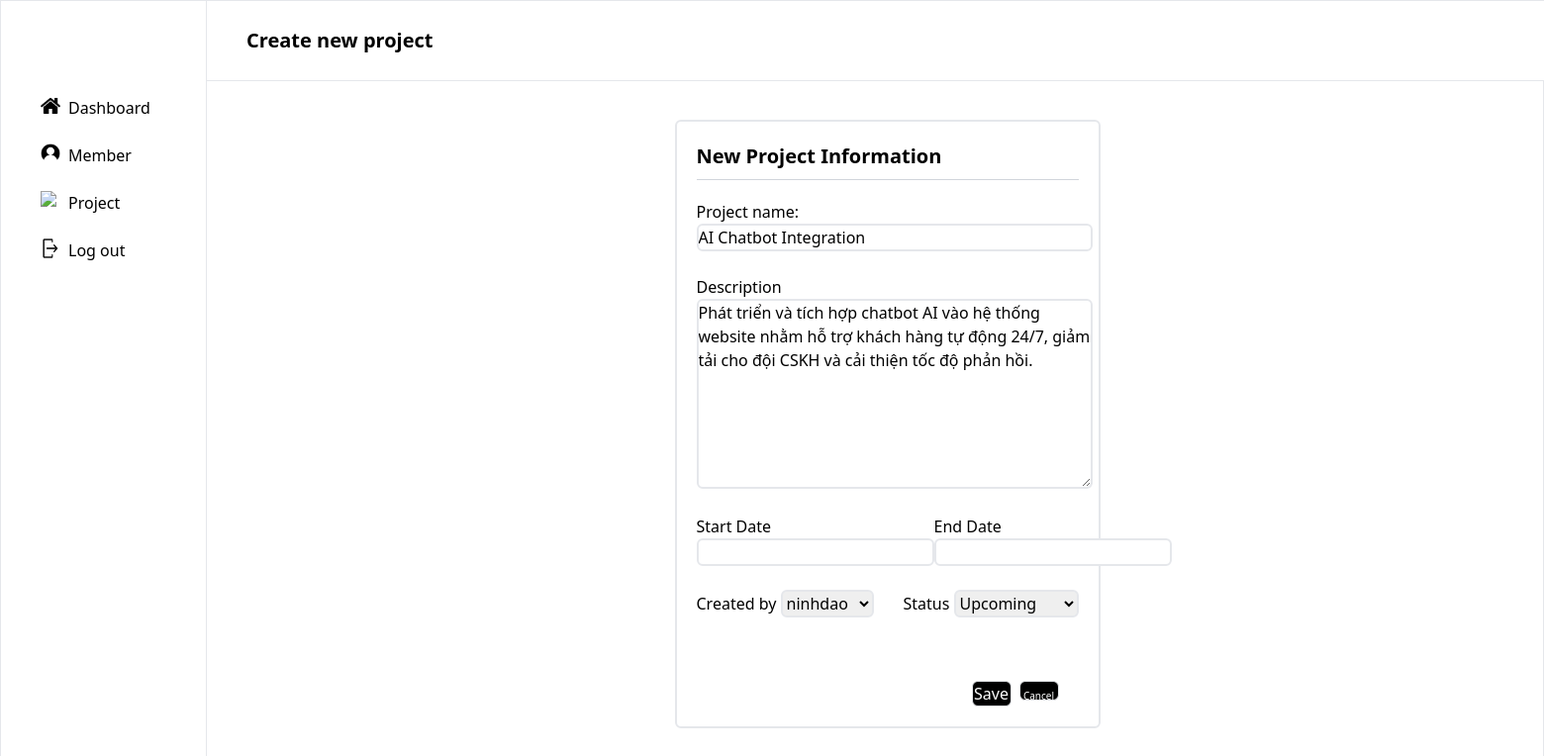
Page /update_project/2 on the committed database.
### main/models.py (models this page shows, shortened)
class Project(models.Model):
    status_dict = {
        'In processing': 'In processing',
        'Completed': 'Completed',
        'Upcoming': 'Upcoming'
    }
    project_id = models.AutoField(primary_key=True)
    project_name = models.CharField(max_length=100, blank=True, null=True)
    description = models.TextField(blank=True, null=True)
    start_date = models.DateTimeField(blank=True, null=True)
    end_date = models.DateTimeField(blank=True, null=True)
    created_by = models.ForeignKey(
        Users,
        on_delete=models.PROTECT,
        related_name='projects'
    )
    status_project = models.CharField(max_length=50, blank=True, null=True, choices=status_dict)

### main/views.py (the view)
# urls.py: path('update_project/<str:pk>', views.update_project, name='update_project')
def update_project(request, pk):
    project = Project.objects.get(project_id=pk)
    user = Users.objects.get(id = project.created_by.id)
    form = ProjectForm(instance=project)
    if request.method == 'POST':
        form = ProjectForm(request.POST, instance=project)
        if form.is_valid():
            form.save()
            messages.success(request, "Project is updated successfully!")
            return redirect('project')
    context = {'form': form, 'user': user}
    return render(request, 'main/update_project.html', context=context)

### main/forms.py
class ProjectForm(ModelForm):
    class Meta:
        model = Project
        fields = '__all__'
        widgets = {
            'project_name': TextInput(attrs={
                'class': 'border-2 border-gray-200 rounded-md w-[400px]'
            }),
            'description': Textarea(attrs={
                'placeholder': 'Describe project in detail...',
                'class': 'border-2 border-gray-200  w-[400px] h-48 rounded-md'
            }),
            'start_date': DateTimeInput(attrs={
                "class": "border-2 border-gray-200 rounded-md w-60"
            }),
            'end_date': DateTimeInput(attrs={
                "class": "border-2 border-gray-200 rounded-md w-60"
            }),
            'created_by': Select(attrs={
                'class': 'border-2 border-gray-200 rounded-md'
            }),
            'status_project': Select(attrs={
                'class': 'border-2 border-gray-200 rounded-md'
            })
        }

### main/models.py (called while the page is built)
    def __str__(self):
        return self.username

### main/templates/main/update_project.html (shortened to what this page needs)
{% extends 'side_bar.html' %}
{% load static %}
{% block content %}
<div class="bg-white col-span-4 items-center border-b border-b-gray-200 flex flex-row p-10 justify-between w-[1375px]">
    <div><h1 class="text-[20px] font-bold">Create new project</h1></div>
</div>
<div class="col-start-3 col-span-2 row-span-3 row-start-2 mt-10 mb-40 w-[430px] p-5 border-2 border-gray-200 rounded-md">
    <form action="" method="post">
        <div class="pb-2 border-b border-b-gray-300 mb-5">
            <h2 class="font-bold text-[20px]">New Project Information</h2>
        </div>
        <label for="project_name">Project name:</label> <br>
        {{form.project_name}}
        <br> <br>
        <label for="description">Description</label>
        {{form.description}}
        <div class="mt-5 flex flex-row justify-between">
            <div>
                <label for="start_date">Start Date</label> <br>
                {{form.start_date}}
            </div>
            <div>
                <label for="end_date">End Date</label><br>
                {{form.end_date}}
            </div>
        </div>
        <br>
        <div class="flex justify-between">
            <div>
                <label for="created_by">Created by</label>
                {{form.created_by}}
            </div>
            <div>
                <label for="status">Status</label>
                {{form.status_project}}
            </div>
        </div>
        <br>
        <div class="flex flex-row mt-10 justify-end gap-2 pr-5">
            <div><input type="submit" value="Save" class="border border-gray-200 rounded-md bg-black text-white w-[40px]"></div>
            <div class="border border-gray-200 rounded-md bg-black text-white w-[40px] h-[20px] text-center"><a href="{% url 'project' %}"><span class="text-[10px]">Cancel</span></a></div>
        </div>
    </form>
</div>
{% endblock %}

### rows in the picture
Project: project_name "AI Chatbot Integration", description "Phát triển và tích hợp chatbot AI vào hệ thống website nhằm hỗ trợ khách hàng tự động 24/7, giảm tải cho đội CSKH và cải thiện tốc độ phản hồi.", created_by "ninhdao", status_project "Upcoming"
